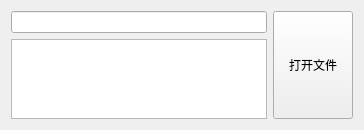
           <widget class="QWidget" name="tab_7">
            <attribute name="title">
             <string>文本读取</string>
            </attribute>
            <layout class="QGridLayout" name="gridLayout_12">
             <item row="0" column="0">
              <layout class="QHBoxLayout" name="horizontalLayout_14">
               <property name="spacing">
                <number>6</number>
               </property>
               <item>
                <layout class="QVBoxLayout" name="verticalLayout_8">
                 <item>
                  <widget class="QLineEdit" name="lineEdit_file">
                   <property name="sizePolicy">
                    <sizepolicy hsizetype="Expanding" vsizetype="Expanding">
                     <horstretch>0</horstretch>
                     <verstretch>0</verstretch>
                    </sizepolicy>
                   </property>
                   <property name="maximumSize">
                    <size>
                     <width>16777215</width>
                     <height>40</height>
                    </size>
                   </property>
                  </widget>
                 </item>
                 <item>
                  <widget class="QTextEdit" name="textEdit_file">
                   <property name="sizePolicy">
                    <sizepolicy hsizetype="Minimum" vsizetype="Expanding">
                     <horstretch>0</horstretch>
                     <verstretch>0</verstretch>
                    </sizepolicy>
                   </property>
                   <property name="maximumSize">
                    <size>
                     <width>16777215</width>
                     <height>80</height>
                    </size>
                   </property>
                  </widget>
                 </item>
                </layout>
               </item>
               <item>
                <widget class="QPushButton" name="pushButton_open">
                 <property name="sizePolicy">
                  <sizepolicy hsizetype="Minimum" vsizetype="Preferred">
                   <horstretch>0</horstretch>
                   <verstretch>0</verstretch>
                  </sizepolicy>
                 </property>
                 <property name="text">
                  <string>打开文件</string>
                 </property>
                </widget>
               </item>
              </layout>
             </item>
            </layout>
           </widget>
